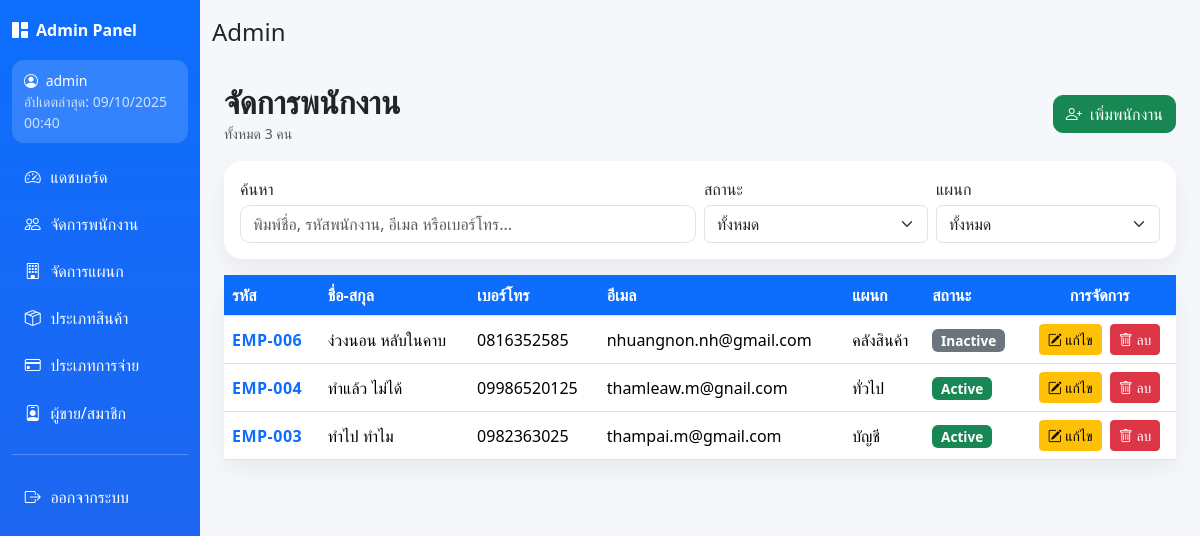
Page /Devolper/employeeManagement.php (signed in) on the committed database.
### tables this page shows
CREATE TABLE `employees` (
  `employee_id` int(10) UNSIGNED NOT NULL,
  `full_name` varchar(150) NOT NULL COMMENT 'ชื่อพนักงาน',
  `phone` varchar(20) DEFAULT NULL,
  `email` varchar(150) DEFAULT NULL,
  `status` enum('active','inactive') NOT NULL DEFAULT 'active' COMMENT 'สถานะพนักงาน',
  `department_id` int(10) UNSIGNED NOT NULL,
  `employee_code` varchar(12) DEFAULT NULL
);

CREATE TABLE `departments` (
  `department_id` int(10) UNSIGNED NOT NULL,
  `department_name` varchar(100) NOT NULL COMMENT 'ชื่อแผนก',
  `head_employee_id` int(10) UNSIGNED DEFAULT NULL COMMENT 'รหัสพนักงานที่เป็นหัวหน้า (FK ไป employees ภายหลัง)'
);

### Devolper/employeeManagement.php (the view, shortened to what this page needs)
<?php
include("../connect.php");
$sql = "SELECT e.employee_id, e.employee_code, e.full_name, e.phone, e.email, e.status,
               e.department_id, d.department_name
        FROM employees e
        LEFT JOIN departments d ON e.department_id = d.department_id
        ORDER BY e.employee_id DESC";
$res = $conn->query($sql);
$employees = [];
while ($row = $res->fetch_assoc()) $employees[] = $row;
$totalEmployees = count($employees);
require __DIR__ . '/partials/admin_header.php';
?>
<!DOCTYPE html>
<html lang="th">
<head>
    <link href="https://cdn.jsdelivr.net/npm/bootstrap@5.3.3/dist/css/bootstrap.min.css" rel="stylesheet">
    <link rel="stylesheet" href="https://cdn.jsdelivr.net/npm/bootstrap-icons@1.11.3/font/bootstrap-icons.css">
</head>
<body>
    <div class="container py-4">
        <div class="d-flex align-items-center justify-content-between mb-3">
            <div>
                <h2 class="page-title mb-0">จัดการพนักงาน</h2>
                <small class="text-muted">ทั้งหมด <?php echo number_format($totalEmployees); ?> คน</small>
            </div>
            <div class="toolbar">
                <a href="employee_add.php" class="btn btn-success">
                    <i class="bi bi-person-plus me-1"></i> เพิ่มพนักงาน
                </a>
            </div>
        </div>
        <div class="card mb-3">
            <div class="card-body">
                <div class="row g-2 align-items-end">
                    <div class="col-md-6 search-bar">
                        <label class="form-label mb-1">ค้นหา</label>
                        <input type="text" id="searchInput" class="form-control"
                            placeholder="พิมพ์ชื่อ, รหัสพนักงาน, อีเมล หรือเบอร์โทร..." />
                    </div>
                    <div class="col-md-3">
                        <label class="form-label mb-1">สถานะ</label>
                        <select id="statusFilter" class="form-select">
                            <option value="">ทั้งหมด</option>
                        </select>
                    </div>
                    <div class="col-md-3">
                        <label class="form-label mb-1">แผนก</label>
                        <select id="deptFilter" class="form-select">
                            <option value="">ทั้งหมด</option>
                        </select>
                    </div>
                </div>
            </div>
        </div>
        <div class="card">
            <div class="table-responsive">
                <table class="table table-hover align-middle mb-0">
                    <thead>
                        <tr>
                            <th class="sticky">รหัส</th>
                            <th class="sticky">ชื่อ-สกุล</th>
                            <th class="sticky">เบอร์โทร</th>
                            <th class="sticky">อีเมล</th>
                            <th class="sticky">แผนก</th>
                            <th class="sticky">สถานะ</th>
                            <th class="sticky text-center">การจัดการ</th>
                        </tr>
                    </thead>
                    <tbody id="empTableBody">
                        <?php if ($totalEmployees): ?>
                        <?php foreach ($employees as $row): ?>
                        <?php
                $deptName = $row['department_name'] ?: ('— (ID '.$row['department_id'].')');
                $status = strtolower($row['status'] ?? '');
                $badgeClass = ($status === 'active') ? 'bg-success' : 'bg-secondary';
              ?>
                        <tr data-status="<?= htmlspecialchars($status) ?>"
                            data-dept="<?= (int)$row['department_id'] ?>">
                            <td class="code-pill text-primary"><?= htmlspecialchars($row['employee_code']) ?></td>
                            <td><?= htmlspecialchars($row['full_name']) ?></td>
                            <td><?= htmlspecialchars($row['phone']) ?></td>
                            <td><?= htmlspecialchars($row['email']) ?></td>
                            <td><?= htmlspecialchars($deptName) ?></td>
                            <td>
                                <span class="badge badge-status <?= $badgeClass ?>">
                                    <?= $status ? ucfirst($status) : '—' ?>
                                </span>
                            </td>
                            <td class="text-center">
                                <a href="employee_edit.php?id=<?= (int)$row['employee_id'] ?>"
                                    class="btn btn-sm btn-warning me-1">
                                    <i class="bi bi-pencil-square"></i> แก้ไข
                                </a>
                                <a href="employee_delete.php?id=<?= (int)$row['employee_id'] ?>"
                                    class="btn btn-sm btn-danger"
                                    onclick="return confirm('คุณแน่ใจหรือไม่ว่าต้องการลบพนักงานคนนี้?');">
                                    <i class="bi bi-trash"></i> ลบ
                                </a>
                            </td>
                        </tr>
                        <?php endforeach; ?>
                        <?php else: ?>
                        <tr>
                            <td colspan="7" class="text-center text-muted py-4">ไม่พบข้อมูลพนักงาน</td>
                        </tr>
                        <?php endif; ?>
                    </tbody>
                </table>
            </div>
        </div>
    </div>
</body>
</html>
<?php require __DIR__ . '/partials/admin_footer.php'; ?>

### Devolper/partials/admin_header.php (style rules this page uses)
body { background:#f6f7fb; }

### Devolper/employeeManagement.php (style rules this page uses)
body { background: #f6f7fb; }
.page-title { font-weight: 700; }
.card { border: 0; border-radius: 18px; box-shadow: 0 10px 25px rgba(0, 0, 0, .06); }
.table thead th { background: #0d6efd; color: #fff; vertical-align: middle; }
.table thead th.sticky { position: sticky; top: 0; z-index: 2; }
.badge-status { font-size: .85rem; }
.search-bar .form-control { border-radius: 10px; }
.toolbar .btn { border-radius: 10px; }
.code-pill { font-weight: 600; letter-spacing: .5px; }

### rows in the picture
employees: employee_code "EMP-006", full_name "ง่วงนอน หลับในคาบ", phone "0816352585", email "nhuangnon.nh@gmail.com", department.department_name "คลังสินค้า", status "Inactive"
employees: employee_code "EMP-004", full_name "ทำแล้ว ไม่ได้", phone "09986520125", email "thamleaw.m@gnail.com", department.department_name "ทั่วไป", status "Active"
employees: employee_code "EMP-003", full_name "ทำไป ทำไม", phone "0982363025", email "thampai.m@gmail.com", department.department_name "บัญชี", status "Active"

### other values in the picture
$_SESSION['username'] "admin"
$page_title "Admin"
$totalEmployees "3"
